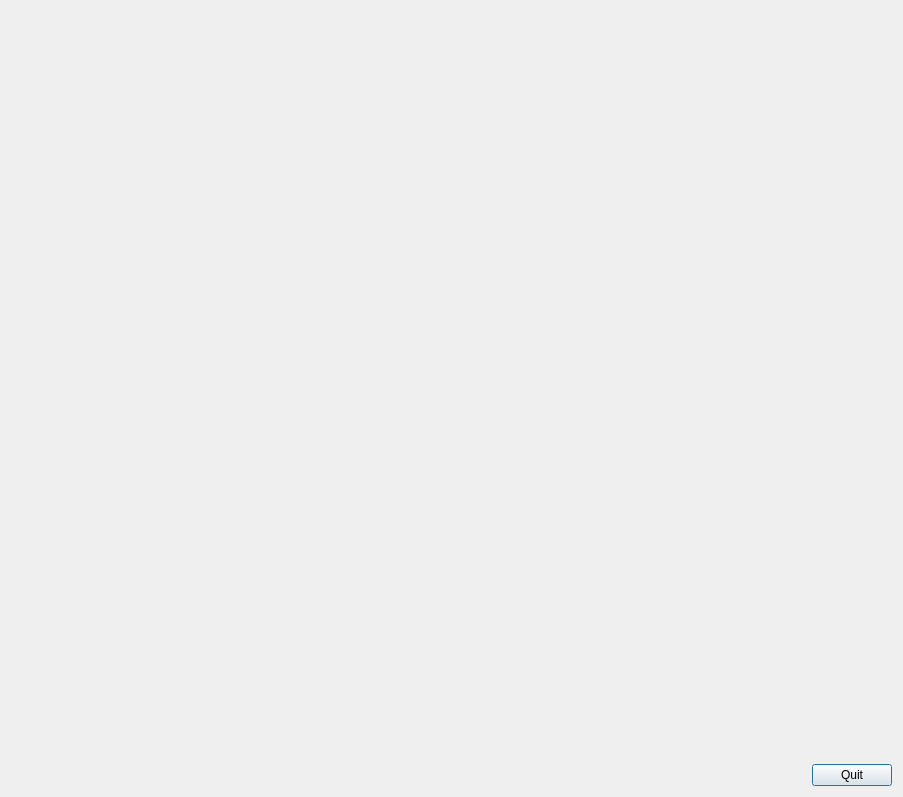
<?xml version="1.0" encoding="UTF-8"?>
<ui version="4.0">
 <class>stripDialog</class>
 <widget class="QDialog" name="stripDialog">
  <property name="geometry">
   <rect>
    <x>0</x>
    <y>0</y>
    <width>903</width>
    <height>797</height>
   </rect>
  </property>
  <property name="windowTitle">
   <string>Channel Strip Dialog</string>
  </property>
  <layout class="QVBoxLayout" name="verticalLayout">
   <item>
    <spacer name="verticalSpacer_2">
     <property name="orientation">
      <enum>Qt::Vertical</enum>
     </property>
     <property name="sizeHint" stdset="0">
      <size>
       <width>20</width>
       <height>40</height>
      </size>
     </property>
    </spacer>
   </item>
   <item>
    <layout class="QGridLayout" name="stripgridLayout"/>
   </item>
   <item>
    <spacer name="verticalSpacer">
     <property name="orientation">
      <enum>Qt::Vertical</enum>
     </property>
     <property name="sizeHint" stdset="0">
      <size>
       <width>20</width>
       <height>200</height>
      </size>
     </property>
    </spacer>
   </item>
   <item>
    <layout class="QHBoxLayout" name="butonsLayout">
     <item>
      <spacer name="horizontalSpacer_3">
       <property name="orientation">
        <enum>Qt::Horizontal</enum>
       </property>
       <property name="sizeHint" stdset="0">
        <size>
         <width>40</width>
         <height>20</height>
        </size>
       </property>
      </spacer>
     </item>
     <item>
      <widget class="QPushButton" name="quitButton">
       <property name="text">
        <string>Quit</string>
       </property>
      </widget>
     </item>
    </layout>
   </item>
  </layout>
 </widget>
 <resources/>
 <connections>
  <connection>
   <sender>quitButton</sender>
   <signal>clicked()</signal>
   <receiver>stripDialog</receiver>
   <slot>reject()</slot>
   <hints>
    <hint type="sourcelabel">
     <x>856</x>
     <y>773</y>
    </hint>
    <hint type="destinationlabel">
     <x>726</x>
     <y>744</y>
    </hint>
   </hints>
  </connection>
 </connections>
</ui>
